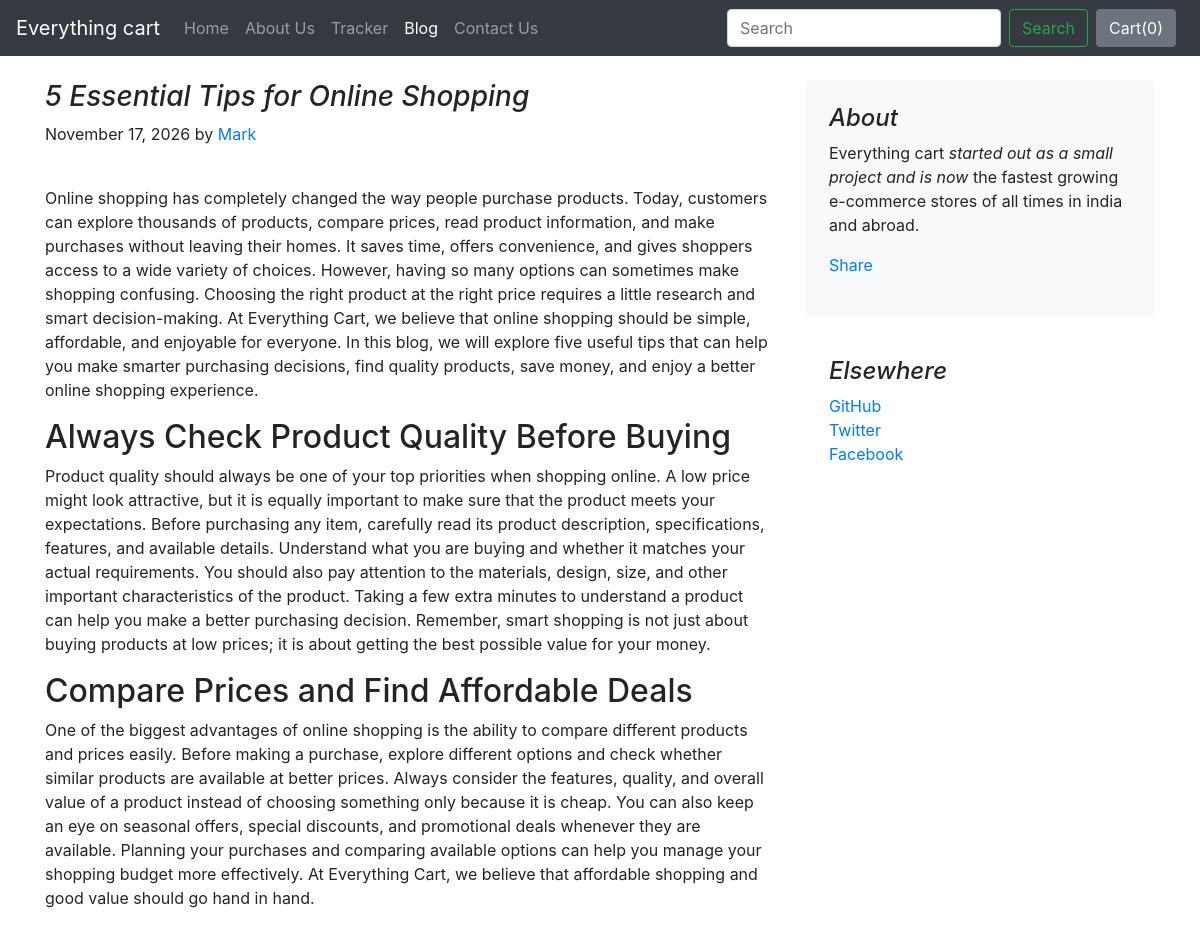
Screenshot of /blog/blogpost/5 with the database file from the repository.
### blog/models.py (models this page shows)
class Blogpost(models.Model):
    post_id = models.AutoField(primary_key=True)
    title = models.CharField(max_length=50)
    head0 = models.CharField(max_length=500, default="")
    chead0 = models.CharField(max_length=5000, default="")
    head1 = models.CharField(max_length=500, default="")
    chead1 = models.CharField(max_length=5000, default="")
    head2 = models.CharField(max_length=500, default="")
    chead2 = models.CharField(max_length=5000, default="")
    pub_date = models.DateField()
    thumbnail = models.ImageField(upload_to='shop/images', default="")
    def __str__(self):
        return self.title

### blog/views.py (the view)
# urls.py: path("blogpost/<int:id>", views.blogpost, name="blogHome")
def blogpost(request, id):
    post = Blogpost.objects.filter(post_id = id)[0]
    print(post)
    return render(request, 'blog/blogpost.html',
                  {'post':post})

### blog/templates/blog/blogpost.html (shortened to what this page needs)
{% extends 'blog/basic.html' %}
{% block body %}
<div class="container">
    <div class="row mt-4">
        <div class="col-md-8 blog-main">
            <h3 class="font-italic">
                {{post.title}}
            </h3>
            <div class="blog-post">
                <p class="blog-post-meta">November 17, 2026 by <a href="#">Mark</a></p>
                <div class="fb-like" data-href="http://127.0.0.1:8000/blog/blogpost/{{post.post_id}}" data-layout="standard" data-action="like" data-size="large" data-show-faces="false" data-share="true"></div><br>
                <p>{{post.chead0}}</p>
                <h2>{{post.head1}}</h2>
                <p>{{post.chead1}}</p>
                <h2>{{post.head2}}</h2>
                <p>{{post.chead2}}</p>
            </div>
        </div>
        <aside class="col-md-4 blog-sidebar">
            <div class="p-4 mb-3 bg-light rounded">
                <h4 class="font-italic">About</h4>
                <p class="mb-0">Everything cart <em>started out as a small project and is now</em> the fastest growing e-commerce stores of all times in india and abroad.</p>
                <div class="my-3 fb-share-button" data-href="http://127.0.0.1:8000/blog/blogpost/{{post.post_id}}" data-layout="button_count" data-size="large"><a target="_blank" href="https://www.facebook.com/sharer/sharer.php?u=http%3A%2F%2F127.0.0.1%3A8000%2Fblog%2Fblogpost%2F4&amp;src=sdkpreparse" class="fb-xfbml-parse-ignore">Share</a></div>
            </div>
            <div class="p-4">
                <h4 class="font-italic">Elsewhere</h4>
                <ol class="list-unstyled">
                    <li><a href="#">GitHub</a></li>
                    <li><a href="#">Twitter</a></li>
                    <li><a href="#">Facebook</a></li>
                </ol>
            </div>
        </aside>
    </div>
</div>
{% endblock %}

### rows the page displays
Blogpost: title "5 Essential Tips for Online Shopping", chead0 "Online shopping has completely changed the way people purchase products. Today, customers can explore thousands of products, compare prices, read product information, and make purchases without leaving their homes. It saves time, offers convenience, and gives shoppers access to a wide variety of choices. However, having so many options can sometimes make shopping confusing. Choosing the right product at the right price requires a little research and smart decision-making. At Everything Cart, we believe that online shopping should be simple, affordable, and enjoyable for everyone. In this blog, we will explore five useful tips that can help you make smarter purchasing decisions, find quality…", head1 "Always Check Product Quality Before Buying", chead1 "Product quality should always be one of your top priorities when shopping online. A low price might look attractive, but it is equally important to make sure that the product meets your expectations. Before purchasing any item, carefully read its product description, specifications, features, and available details. Understand what you are buying and whether it matches your actual requirements. You should also pay attention to the materials, design, size, and other important characteristics of the product. Taking a few extra minutes to understand a product can help you make a better purchasing decision. Remember, smart shopping is not just about buying products at low prices; it is about…", head2 "Compare Prices and Find Affordable Deals", chead2 "One of the biggest advantages of online shopping is the ability to compare different products and prices easily. Before making a purchase, explore different options and check whether similar products are available at better prices. Always consider the features, quality, and overall value of a product instead of choosing something only because it is cheap. You can also keep an eye on seasonal offers, special discounts, and promotional deals whenever they are available. Planning your purchases and comparing available options can help you manage your shopping budget more effectively. At Everything Cart, we believe that affordable shopping and good value should go hand in hand."
